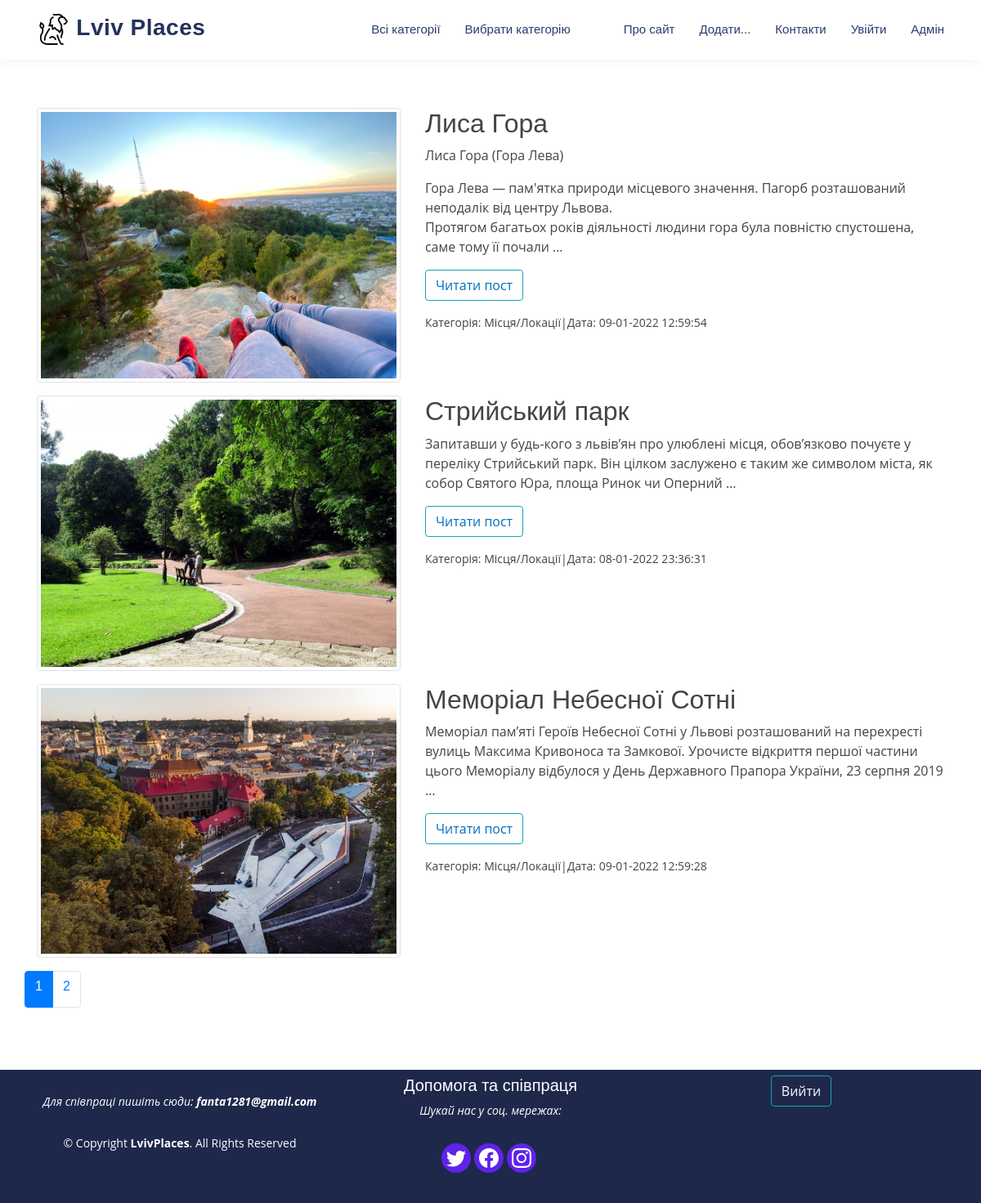
The app's page /category/2/ with its own data.
### lviv_main/models.py (models this page shows, shortened)
class Women(models.Model):
    title = models.CharField(max_length=255, verbose_name = "Заголовок")
    slug = models.SlugField(max_length=255, unique=True, db_index=True, verbose_name="URL")
    content = models.TextField(blank=True, verbose_name= "Зміст")
    photo = models.ImageField(upload_to="photos/%Y/%m/%d/", verbose_name= "Фото")
    time_create = models.DateTimeField(auto_now_add=True, verbose_name= "Час створення")
    time_update = models.DateTimeField(auto_now=True, verbose_name= "Час оновлення")
    is_published = models.BooleanField(default=True, verbose_name= "Опубліковано")
    cat = models.ForeignKey('Category', on_delete=models.PROTECT, verbose_name= "Категорія")
    def get_absolute_url(self):
        return reverse('post', kwargs={'post_slug': self.slug})
    class Meta:
        verbose_name='Відомі...'
        verbose_name_plural='Відомі...'

class Category(models.Model):
    name = models.CharField(max_length=100, db_index=True, verbose_name="Категорія")
    slug = models.SlugField(max_length=255, unique=True, db_index=True, verbose_name="URL")
    def __str__(self):
        return self.name
    def get_absolute_url(self):
        return reverse('category', kwargs={'cat_id': self.pk})
    class Meta:
        verbose_name='Категорії'
        verbose_name_plural='Категорії'
        ordering=['id']

### lviv_main/views.py (the view)
# urls.py: path('category/<int:cat_id>/', show_category, name='category'),
def show_category(request, cat_id):
    posts=Women.objects.filter(cat_id=cat_id)
    cats=Category.objects.all()
    if len(posts) == 0:
        raise Http404()
    paginator = Paginator(posts, 3)
    page_number = request.GET.get('page')
    page_obj = paginator.get_page(page_number)
    content={
        'posts': posts,
        'cats': cats,
        'menu': menu,
        'title': "Досліджуй місто Лева з нами!",
        'cat_selected': cat_id,
        'page_obj': page_obj,
    }
    return render(request, 'lviv_main/show_category.html', context = content )

### lviv_main/templates/lviv_main/show_category.html (shortened to what this page needs)
{% extends 'lviv_main/base.html' %}
{% load static %}
{% block content %}
<section>
    <div class="container">
        {% for p in page_obj %}
        <div class="row" style='margin-bottom: 1pc;'>
            <div class="col-5">
                {% if p.photo %}
                <img class="img-thumbnail" src="{{p.photo.url}}">
                {% endif %}
            </div>
            <div class="col-7">
                <h2>{{p.title}}</h2>
                {% autoescape off %}
                {{p.content|linebreaks|truncatewords:30}}
                {% endautoescape %}
                <p class="btn btn-outline-info link-read-post"><a href="{{ p.get_absolute_url }}">Читати пост</a></p>
                <div class="group small d-flex">
                    <p class="first">Категорія: {{p.cat}} </p>
                    <p> | </p>
                    <p class="last">Дата: {{p.time_update|date:"d-m-Y H:i:s"}} </p>
                </div>
            </div>
        </div>
        {% endfor %}
    </div>
    <div class="container">
        <div class="row">
            <nav aria-label="Page navigation ">
                <ul class="pagination d-flex justify-content-center">
                    {% for p in page_obj.paginator.page_range %}
                        {% if p == page_obj.number %}
                        <li class="page-item active" aria-current="page"><a class="page-link" href="?page={{p}}"><h6>{{p}}</h6></a></li>
                        {% else %}
                        <li class="page-item"><a class="page-link" href="?page={{p}}"><h6>{{p}}</h6></a></li>
                        {% endif %}
                    {% endfor %}
                </ul>
            </nav>
        </div>
    </div>
</section>
{% endblock %}

### lviv_main/static/lviv_main/css/style.css (style rules this page uses)
body { font-family: "Open Sans", sans-serif; color: #444444; }
a { color: #006fbe; text-decoration: none; }
h1, h2, h3, h4, h5, h6 { font-family: "Raleway", sans-serif; }
section { padding: 60px 0; }

### records on screen
Women: photo (picture), title "Лиса Гора", content "Лиса Гора (Гора Лева) Гора Лева — пам'ятка природи місцевого значення. Пагорб розташований неподалік від центру Львова. Протягом багатьох років діяльності людини гора була повністю спустошена, саме тому її почали …", cat "Місця/Локації", time_update "09-01-2022 12:59:54"
Women: photo (picture), title "Стрийський парк", content "Запитавши у будь-кого з львів’ян про улюблені місця, обов’язково почуєте у переліку Стрийський парк. Він цілком заслужено є таким же символом міста, як собор Святого Юра, площа Ринок чи Оперний …", cat "Місця/Локації", time_update "08-01-2022 23:36:31"
Women: photo (picture), title "Меморіал Небесної Сотні", content "Меморіал пам’яті Героїв Небесної Сотні у Львові розташований на перехресті вулиць Максима Кривоноса та Замкової. Урочисте відкриття першої частини цього Меморіалу відбулося у День Державного Прапора України, 23 серпня 2019 …", cat "Місця/Локації", time_update "09-01-2022 12:59:28"

### other values on screen
{{ m.title }} "Про сайт" "Додати..."
{{ m.title }} "Контакти"
{{ p }} "1"
{{ p }} "2"
